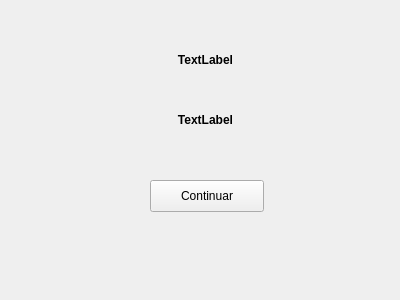
<?xml version="1.0" encoding="UTF-8"?>
<ui version="4.0">
 <class>Form</class>
 <widget class="QWidget" name="Form">
  <property name="geometry">
   <rect>
    <x>0</x>
    <y>0</y>
    <width>400</width>
    <height>300</height>
   </rect>
  </property>
  <property name="windowTitle">
   <string>Resultado</string>
  </property>
  <widget class="QLabel" name="label">
   <property name="geometry">
    <rect>
     <x>40</x>
     <y>50</y>
     <width>331</width>
     <height>20</height>
    </rect>
   </property>
   <property name="font">
    <font>
     <weight>75</weight>
     <bold>true</bold>
    </font>
   </property>
   <property name="text">
    <string>TextLabel</string>
   </property>
   <property name="scaledContents">
    <bool>false</bool>
   </property>
   <property name="alignment">
    <set>Qt::AlignCenter</set>
   </property>
  </widget>
  <widget class="QLabel" name="label_2">
   <property name="geometry">
    <rect>
     <x>40</x>
     <y>110</y>
     <width>331</width>
     <height>20</height>
    </rect>
   </property>
   <property name="font">
    <font>
     <weight>75</weight>
     <bold>true</bold>
    </font>
   </property>
   <property name="text">
    <string>TextLabel</string>
   </property>
   <property name="scaledContents">
    <bool>false</bool>
   </property>
   <property name="alignment">
    <set>Qt::AlignCenter</set>
   </property>
  </widget>
  <widget class="QPushButton" name="pushButton">
   <property name="geometry">
    <rect>
     <x>150</x>
     <y>180</y>
     <width>114</width>
     <height>32</height>
    </rect>
   </property>
   <property name="text">
    <string>Continuar</string>
   </property>
  </widget>
 </widget>
 <resources/>
 <connections/>
</ui>
